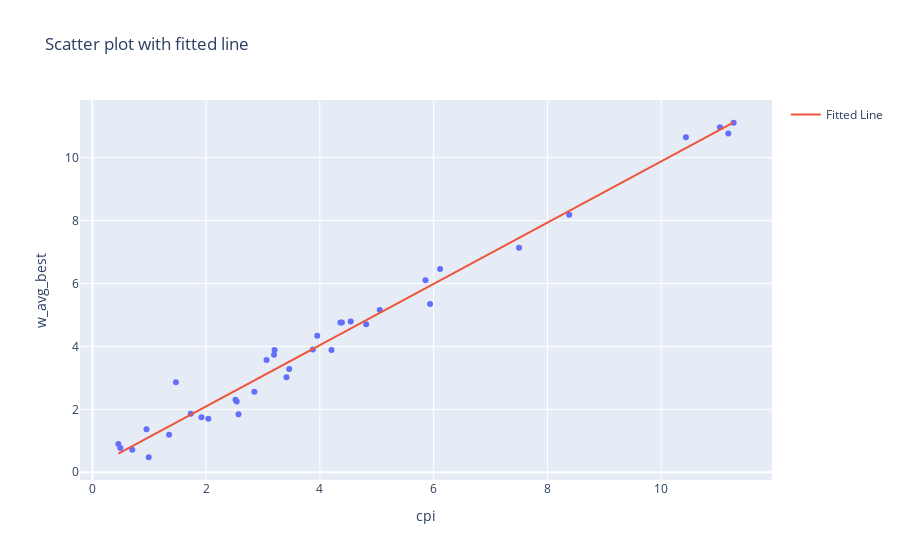

Write notebook code for a chart like this one.
### Code cell
# Create a scatter plot
fig = px.scatter(only_validation, x='cpi', y='w_avg_best', title='Scatter plot with fitted line')
fit = np.polyfit(only_validation['cpi'], only_validation['w_avg_best'], deg=1)
fit_fn = np.poly1d(fit)
# Add the fitted line to the plot
fig.add_trace(go.Scatter(x=only_validation['cpi'], y=fit_fn(only_validation['cpi']), mode='lines', name='Fitted Line'))
# Show the plot
fig.show()

### Figure 1 — Plotly figure (JSON) as saved in the notebook; plotly's stock layout.template omitted (floating-point values rounded to 4 significant figures)
{"data": [{"hovertemplate": "cpi=%{x}<br>w_avg_best=%{y}<extra></extra>", "legendgroup": "", "marker": {"color": "#636efa", "symbol": "circle"}, "mode": "markers", "name": "", "orientation": "v", "showlegend": false, "type": "scatter", "x": [4.204, 8.383, 11.03, 11.27, 11.18, 10.43, 5.857, 4.542, 4.387, 4.361, 4.814, 5.052, 7.501, 6.114, 5.937, 3.194, 3.062, 3.203, 3.876, 2.569, 0.9509, 1.349, 1.73, 1.918, 2.538, 3.412, 1.469, 0.4567, 0.9905, 0.4926, 0.7015, 2.039, 2.848, 2.517, 3.46, 3.954], "xaxis": "x", "y": [3.886, 8.186, 10.96, 11.11, 10.76, 10.64, 6.106, 4.793, 4.763, 4.763, 4.706, 5.157, 7.138, 6.458, 5.347, 3.731, 3.567, 3.889, 3.904, 1.847, 1.366, 1.196, 1.86, 1.747, 2.249, 3.021, 2.864, 0.8977, 0.4775, 0.7707, 0.7191, 1.697, 2.557, 2.302, 3.284, 4.339], "yaxis": "y"}, {"mode": "lines", "name": "Fitted Line", "type": "scatter", "x": [4.204, 8.383, 11.03, 11.27, 11.18, 10.43, 5.857, 4.542, 4.387, 4.361, 4.814, 5.052, 7.501, 6.114, 5.937, 3.194, 3.062, 3.203, 3.876, 2.569, 0.9509, 1.349, 1.73, 1.918, 2.538, 3.412, 1.469, 0.4567, 0.9905, 0.4926, 0.7015, 2.039, 2.848, 2.517, 3.46, 3.954], "y": [4.239, 8.304, 10.88, 11.12, 11.02, 10.3, 5.847, 4.568, 4.417, 4.392, 4.833, 5.065, 7.447, 6.097, 5.925, 3.257, 3.129, 3.266, 3.92, 2.649, 1.076, 1.462, 1.833, 2.016, 2.619, 3.47, 1.58, 0.5949, 1.114, 0.6299, 0.8331, 2.134, 2.921, 2.598, 3.516, 3.996]}], "layout": {"legend": {"tracegroupgap": 0}, "title": {"text": "Scatter plot with fitted line"}, "xaxis": {"anchor": "y", "domain": [0, 1], "title": {"text": "cpi"}}, "yaxis": {"anchor": "x", "domain": [0, 1], "title": {"text": "w_avg_best"}}}}
